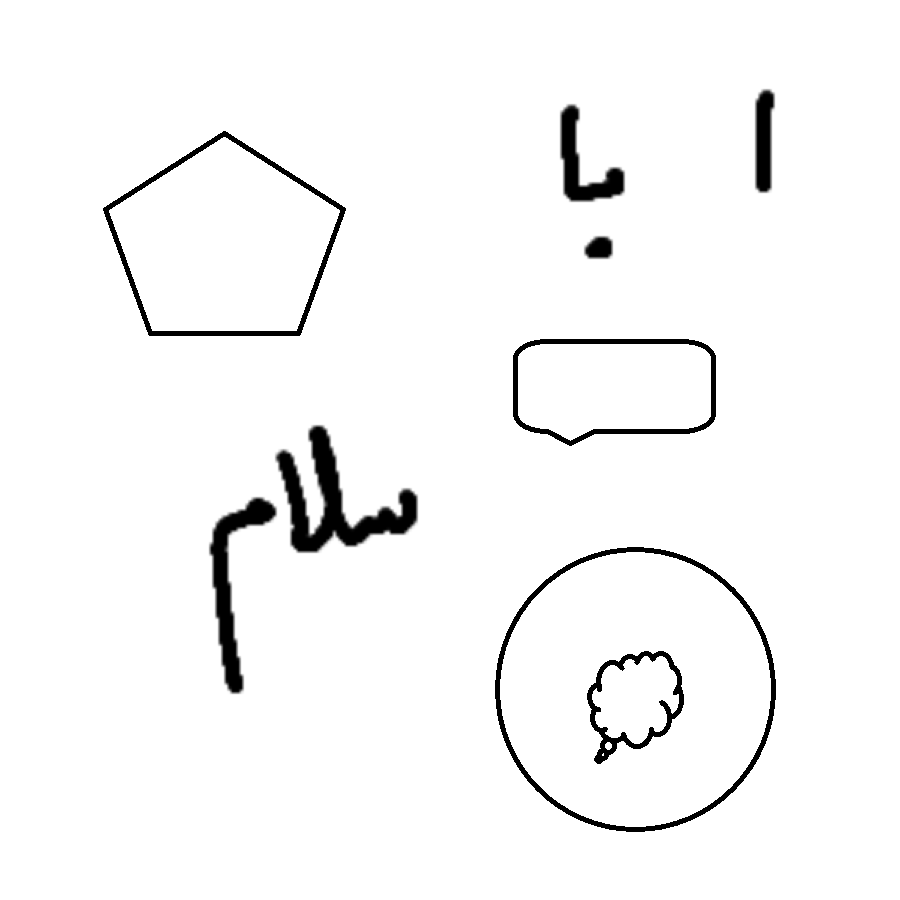
#> input picture 1.png, 900 x 900 px
$ python NLP_Contour.py
#> lines starting #> are read from the running program, lines starting #| are printed output that depends on the picture; after the words box and inside, x2 and y2 are one past the last pixel; in counts of white or black regions, pixels touching at a corner belong together
import cv2 as cv
from matplotlib import pyplot as plt

img = cv.imread("1.png")
#> img is the input picture: shape (900, 900, 3); min 0, max 255, mean 246.6

gray = cv.cvtColor(img,cv.COLOR_BGR2GRAY)
ret, result = cv.threshold(gray, 127, 255, cv.THRESH_BINARY_INV)
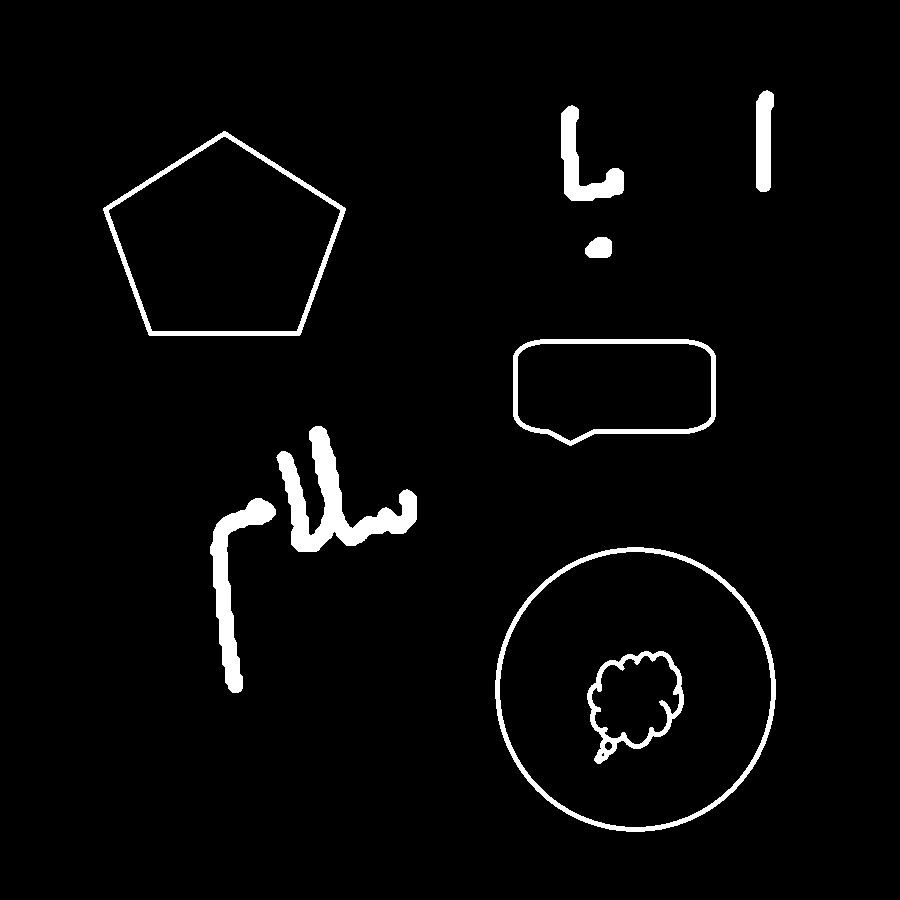
#> result: shape (900, 900); 3.3% white; 9 white regions
contour, hierarchy = cv.findContours(result, cv.RETR_EXTERNAL, cv.CHAIN_APPROX_NONE )
#> contour = 8 contours; box (x1, y1, x2, y2) and area: (495, 547, 776, 832) 62416, (103, 131, 346, 336) 34398, (513, 339, 716, 446) 18744, (276, 426, 417, 552) 5664, (210, 498, 276, 693) 3438, (561, 105, 624, 201) 2168, (756, 90, 774, 192) 1400, (585, 237, 612, 258) 436


for i in range(len(contour)):
    cnt = contour[i]
    # print(hierarchy[i])
    x,y,w,h = cv.boundingRect(cnt)
    crop = img[y:y+h,x:x+w]
    cv.imwrite(f"data/crop{i}.jpg", crop)
    img = cv.rectangle(img,(x,y),(x+w,y+h),(0,0,255), -1)
    print(cv.contourArea(cnt))
    img = cv.drawContours(img, cnt, -1, (255, 255, 255), cv.FILLED)
    cv.imshow("Image", img)
    cv.imshow("Crop", crop)
    cv.waitKey(0)
#> this loop made 8 passes
#> (x, y, w, h) on passes 1 to 8: (495, 547, 281, 285), (210, 498, 66, 195), (276, 426, 141, 126), (513, 339, 203, 107), (585, 237, 27, 21), (103, 131, 243, 205), (561, 105, 63, 96), (756, 90, 18, 102)
#| 62416.5
#| 3438.5
#| 5664.5
#| 18744.0
#| 436.5
#| 34398.0
#| 2167.5
#| 1400.0
#> pass 1, `crop = img[y:y+h,x:x+w]`:
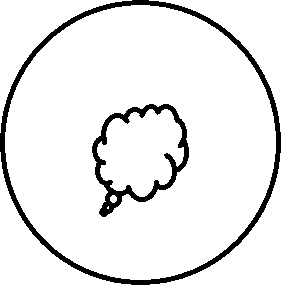
#> crop: shape (285, 281, 3); 91.9% white; 2 black regions, box (x1, y1, x2, y2) and area: (0, 0, 281, 285) 4350, (92, 104, 189, 217) 2109
#> pass 1, `img = cv.rectangle(img,(x,y),(x+w,y+h),(0,0,255), -1)`:
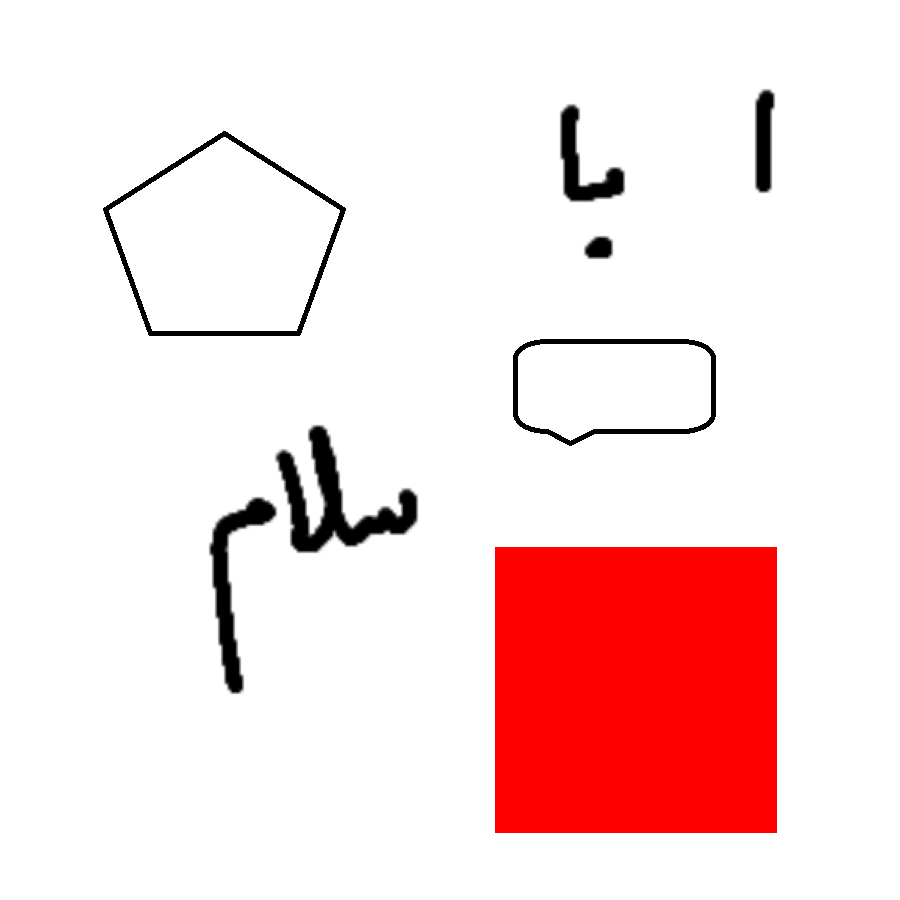
#> img: shape (900, 900, 3); 9.96% of pixels changed, all inside (x1, y1, x2, y2) = (495, 547, 777, 833)
#> pass 1, `img = cv.drawContours(img, cnt, -1, (255, 255, 255), cv.FILLED)`:
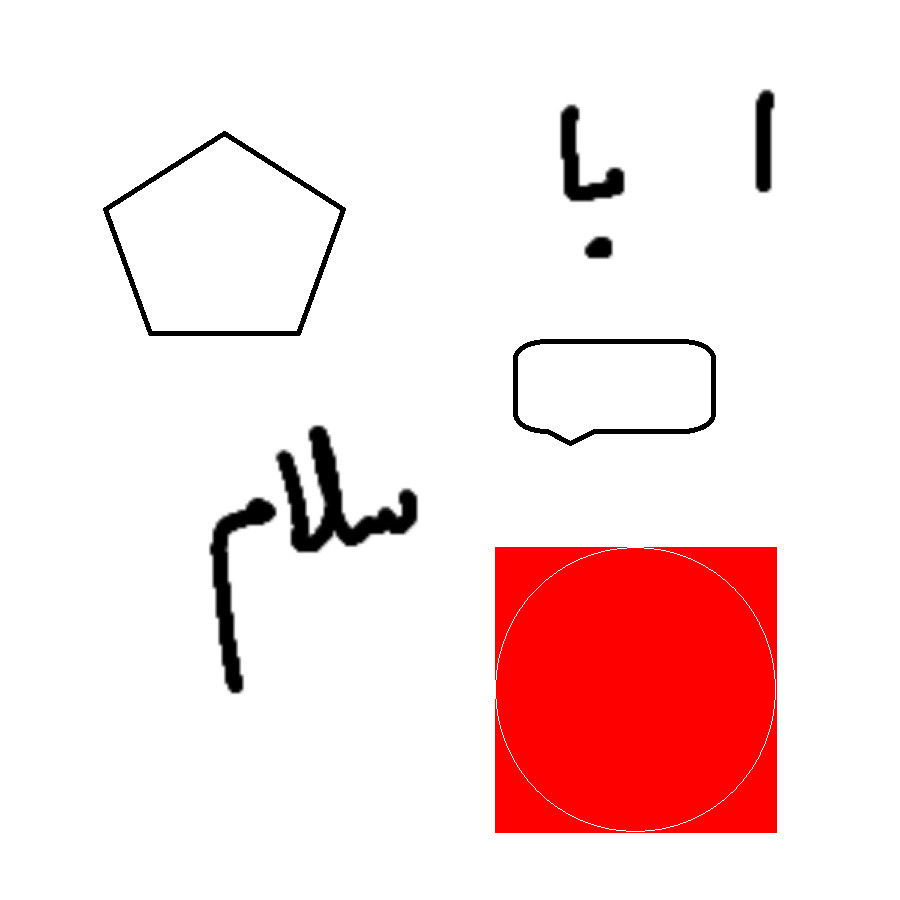
#> img: shape (900, 900, 3); 0.1% of pixels changed, all inside (x1, y1, x2, y2) = (495, 547, 776, 832)
#> pass 1, `cv.imshow("Crop", crop)`:
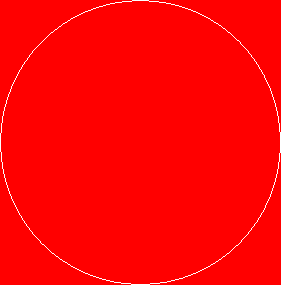
#> window 'Crop': shape (285, 281, 3); mean B, G, R 2.5, 2.5, 255
#> after the loop:
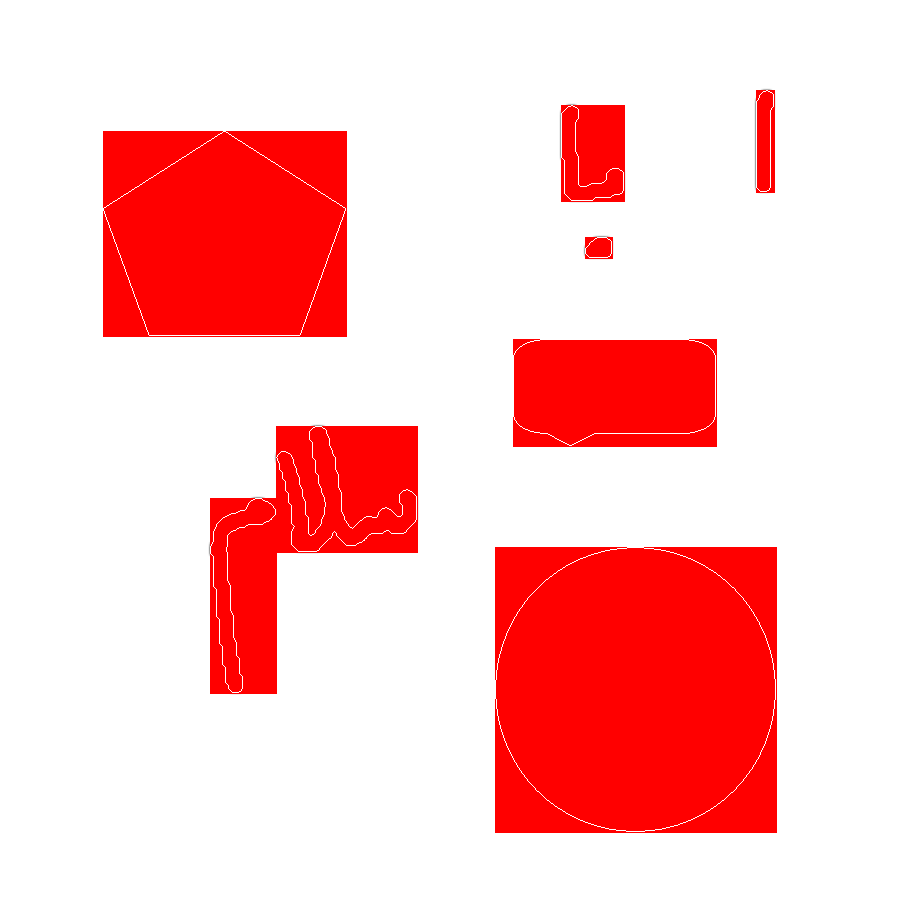
#> img: shape (900, 900, 3); 13.85% of pixels changed, all inside (x1, y1, x2, y2) = (103, 90, 775, 694)

$ run again, with face.png copied over 1.png
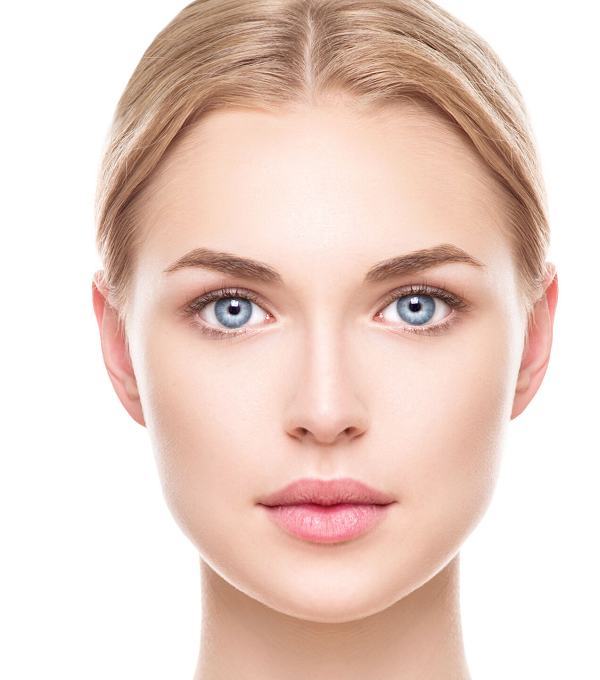
#> input picture face.png, 600 x 680 px
#> img is the input picture: shape (680, 600, 3); mean B, G, R 200.5, 210.4, 234.2
#> `ret, result = cv.threshold(gray, 127, 255, cv.THRESH_BINARY_INV)`:
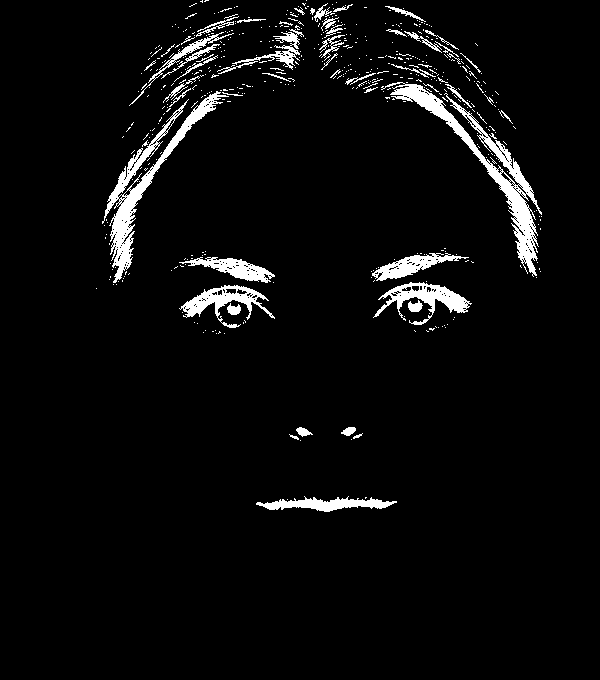
#> result: shape (680, 600); 4.6% white; 515 white regions (464 under 20 px)
#> contour = 515 contours, 484 with area under 20; largest, box (x1, y1, x2, y2) and area: (381, 82, 542, 277) 3846, (102, 91, 229, 283) 3238, (373, 282, 472, 325) 1376, (179, 285, 275, 328) 1278, (256, 496, 397, 512) 951
#> the loop `for i in range(len(contour)):` made 515 passes
#> (x, y, w, h, crop) on passes 1, 4, 5: (287, 499, 1, 1, [[98, 100, 186]]), (300, 440, 1, 1, [[92, 109, 172]]), (351, 439, 1, 1, [[94, 109, 172]])
#> (printed output is left out)
#> after the loop `for i in range(len(contour)):`:
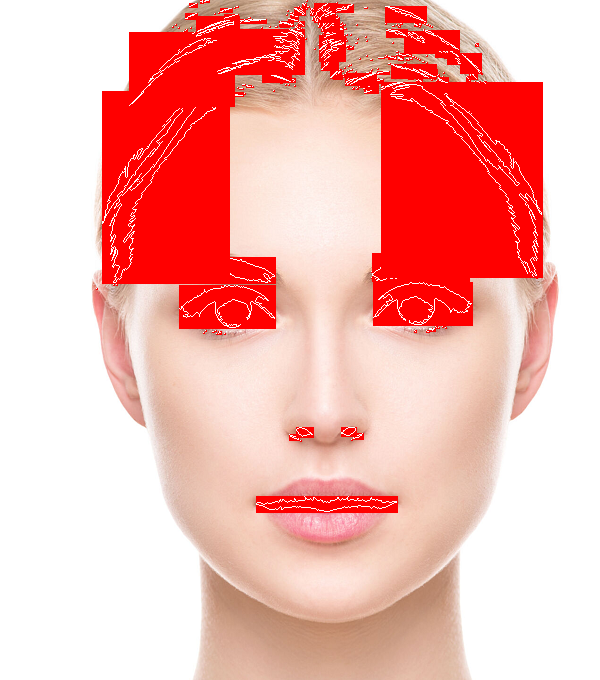
#> img: shape (680, 600, 3); mean B, G, R 173.2, 179.2, 246.5
